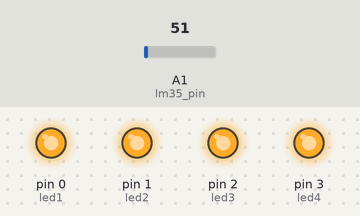
Recording of a sketch running on a simulated Arduino Uno, built with avr-gcc and run on an emulated ATmega328P. Parts: output pins drawn as LEDs (lit = HIGH). The test bench sets the inputs (shaded band); at power-on: A1 (lm35_pin) = 51.

Above: at 0.1 s.
Timing chart, 0 to 1.6 s (numbered marks = the images above):
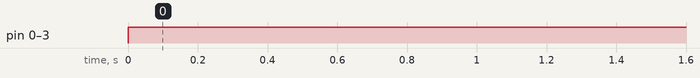

Measured:
- by itself, pin 0 (led1), pin 1 (led2), pin 2 (led3), pin 3 (led4): LOW → HIGH at 0.00 s

The sketch:

karasimsek__lm35.ino
```cpp
float olcum; //float komutu bizlere ölçüm sonuçlarını ondalıklı
             // bir şekilde verecektir.

float deger; // Ölçüm sonuçlarına isim veriyoruz...

int lm35_pin = A1; // Analog 1 pinine bağladığımız
                  // lm35 sensörümüzü tanıtıyoruz.
int led1 = 0;
int led2 = 1;
int led3 = 2;
int led4 = 3;

void setup() {
  pinMode(led1,OUTPUT);
  pinMode(led2,OUTPUT);
  pinMode(led3,OUTPUT);
  pinMode(led4,OUTPUT);
  pinMode(lm35_pin,INPUT);
}

void loop(){
  deger = analogRead(lm35_pin);

   deger = (deger/1023)*5000;

   olcum = deger /10,0;

    deger = map(olcum, 0, 1024, 0, 100);


 if(olcum == 25, olcum < 25){

   digitalWrite(led1, HIGH);

 }


 if( olcum > 30, olcum < 39){

  digitalWrite(led1, HIGH);
  digitalWrite(led2, HIGH);
 }
 if(olcum > 40){

   digitalWrite(led1, HIGH);
   digitalWrite(led2, HIGH);
   digitalWrite(led3, HIGH);
 }

 if(olcum > 41, olcum < 50){
   digitalWrite(led1, HIGH);
   digitalWrite(led2, HIGH);
   digitalWrite(led3, HIGH);
   digitalWrite(led4, HIGH);
 }
 }
```
